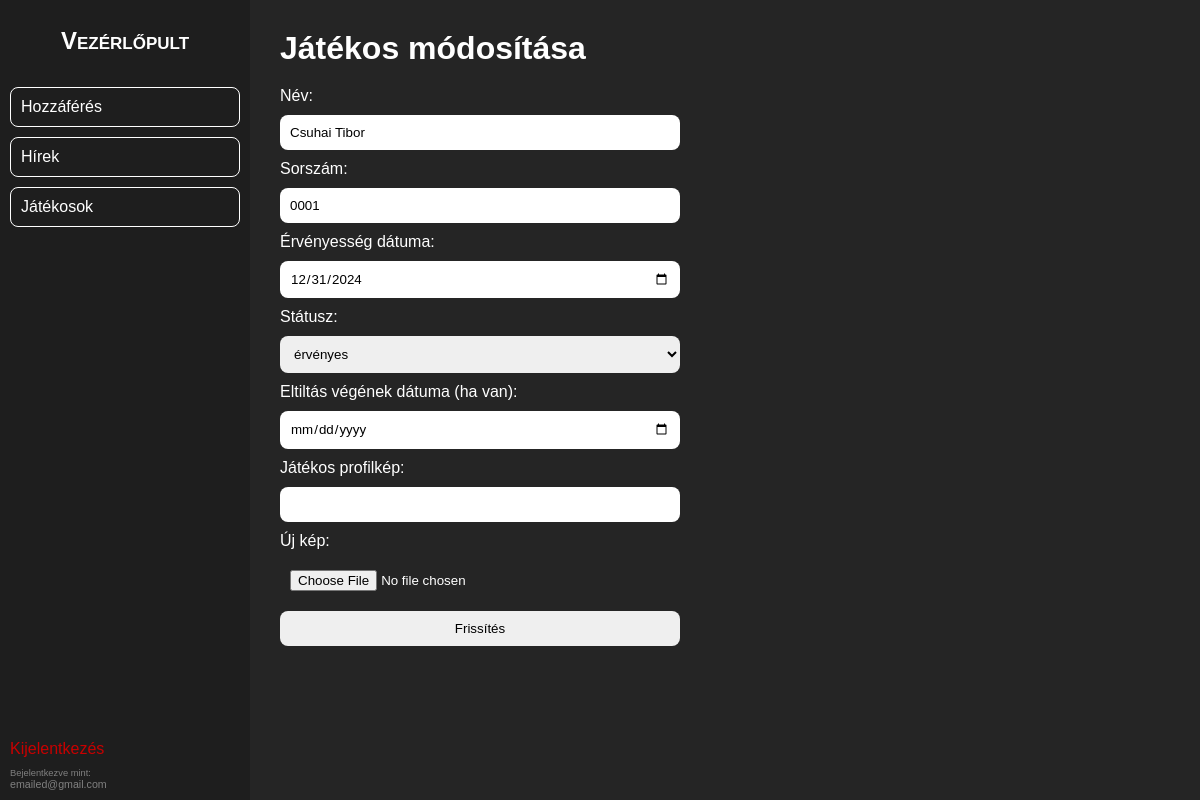
The app's page /admin/players/players_edit.php?id=1 (signed in) with its own data.
### tables this page shows
CREATE TABLE IF NOT EXISTS `players_data` (
  `player_id` int NOT NULL AUTO_INCREMENT,
  `name` varchar(100) DEFAULT NULL,
  `registration_number` varchar(10) DEFAULT NULL,
  `validity_date` date DEFAULT NULL,
  `status` enum('érvényes','eltiltva','érvényletelen') DEFAULT NULL,
  `suspension_start_date` date DEFAULT NULL,
  `suspension_end_date` date DEFAULT NULL,
  `profile_pic` text NOT NULL,
  PRIMARY KEY (`player_id`)
);

### admin/players/players_edit.php (the view, shortened to what this page needs)
} ?><?php
    include("../headers/header.php");
    ?>
<?php
if (isset($_GET['id'])) {
    $id = $_GET['id'];
    if (isset($id)) {
        include("../../connect.php");
        $sqlEdit = "SELECT * FROM players_data WHERE player_id = $id";
        $result = mysqli_query($conn, $sqlEdit);
    } else {
        echo "Player not found";
    }
}
?>
<form action="./players_process.php" class="p-edit-container" method="post" enctype="multipart/form-data">
    <h1>Játékos módosítása</h1>
    <?php
    while ($data = mysqli_fetch_array($result)) {
    ?>
        <label for="name">Név:</label>
        <input type="text" name="name" id="name" placeholder="Név" value="<?php echo $data['name']; ?>" required>
        <label for="registration_number">Sorszám:</label>
        <input name="registration_number" id="registration_number" placeholder="Sorszám" value="<?php echo $data['registration_number']; ?>" required>
        <label for="validity_date">Érvényesség dátuma:</label>
        <input type="date" name="validity_date" id="validity_date" placeholder="Érvényesség dátuma:" value="<?php echo $data['validity_date']; ?>" required>
        <label for="status" required>Státusz:</label>
        <select name="status" id="status">
            <?php
            $possible_statuses = array("érvényes", "eltiltva", "érvényletelen");
            $sqlEdit = "SELECT status FROM players_data WHERE player_id = $id";
            $result = mysqli_query($conn, $sqlEdit);
            if ($result && mysqli_num_rows($result) > 0) {
                $row = mysqli_fetch_assoc($result);
                $db_status = $row['status'];
                if (in_array($db_status, $possible_statuses)) {
                    echo "<option value='$db_status' selected>$db_status</option>";
                }
            }
            ?>
        </select>
        <label for="new_suspension_end_date">Eltiltás végének dátuma (ha van):</label>
        <input type="date" name="new_suspension_end_date" id="new_suspension_end_date" placeholder="Eltiltás vágének dátuma" value="<?php echo $data['suspension_end_date']; ?>">
        <label for="old_profile_pic">Játékos profilkép:</label>
        <input type="text" name="old_profile_pic" id="old_profile_pic" value="<?php echo isset($data['profile_pic']) ? $data['profile_pic'] : ''; ?>" readonly>
        <label for="new_profile_pic">Új kép:</label>
        <input type="file" id="new_profile_pic" name="new_profile_pic" >
        <input type="submit" value="Frissítés" name="update">
    <?php
    }
    ?>
</form>
<?php
include("../headers/footer.php");
?>

### admin/players/players_edit.php (style rules this page uses)
.p-edit-container { display: flex; flex-direction: column; background-color: #252525; width: 100vw; gap: 10px; padding: 30px; color: #fff; }
.p-edit-container h1 { margin-bottom: 10px; }
.p-edit-container input { padding: 10px; max-width: 400px; border-radius: 8px; border: none; }
.p-edit-container select { padding: 10px; max-width: 400px; border-radius: 8px; border: none; }

### records on screen
players_data: name "Csuhai Tibor", registration_number "0001", validity_date "12/31/2024", status "érvényes"

### other values on screen
$_SESSION["email"] "emailed@gmail.com"
